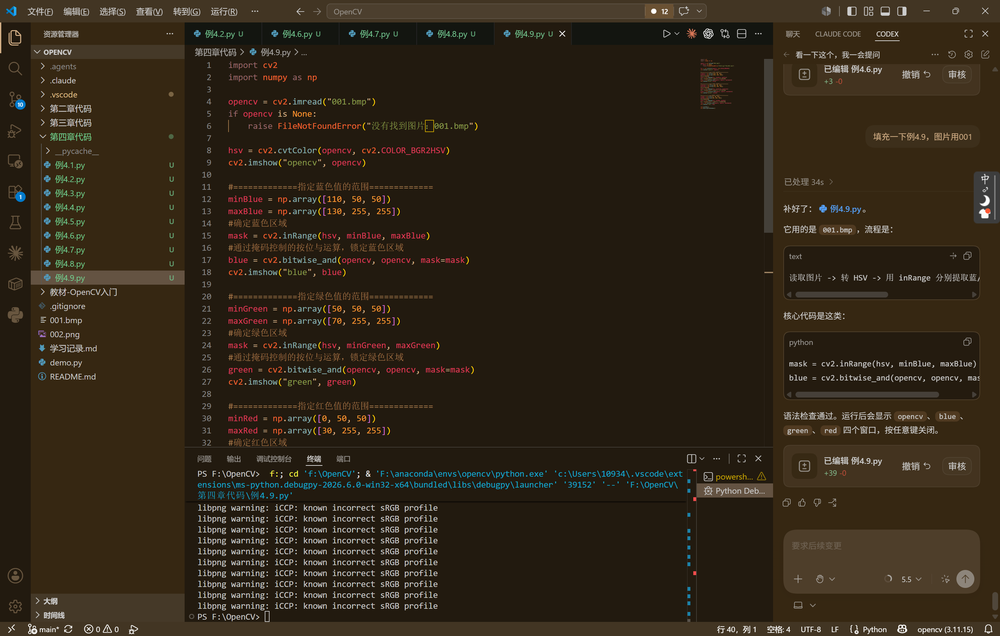
#> input picture 003.png, 1000 x 636 px, shrunk from 3120 x 1984 before the run, found by its file name
$ python '例4.13.py'
#> lines starting #> are read from the running program, lines starting #| are printed output that depends on the picture
import cv2

img = cv2.imread("003.png")
#> img is the input picture: shape (636, 1000, 3); mean B, G, R 24.2, 38.4, 48.7
if img is None:
    raise FileNotFoundError("没有找到图片：001.bmp")

#=============为BGR图像添加alpha通道=============
bgra = cv2.cvtColor(img, cv2.COLOR_BGR2BGRA)
b, g, r, a = cv2.split(bgra)
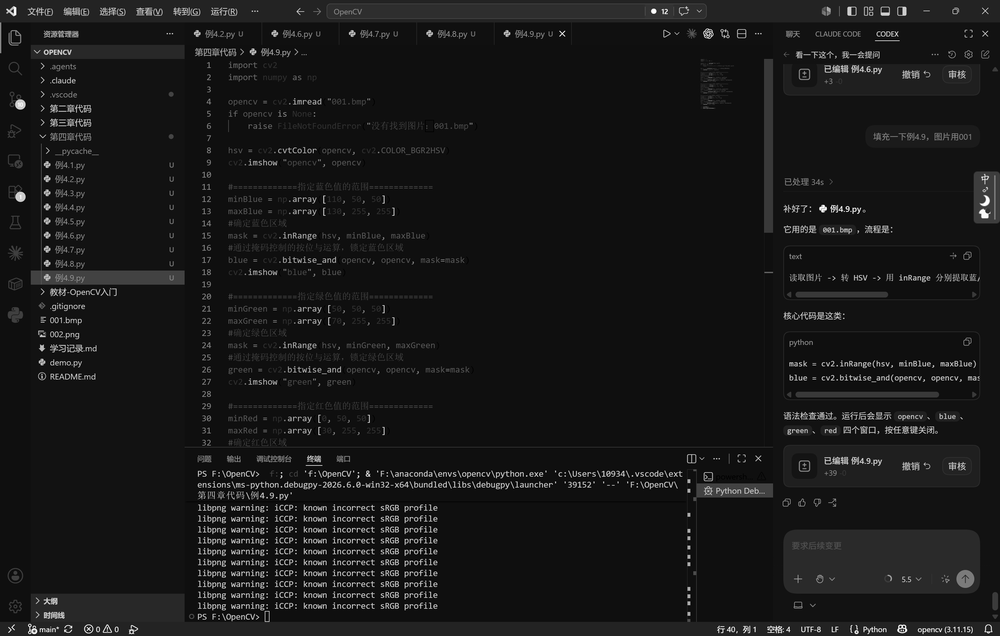
#> b: shape (636, 1000); min 0, max 255, mean 24.2
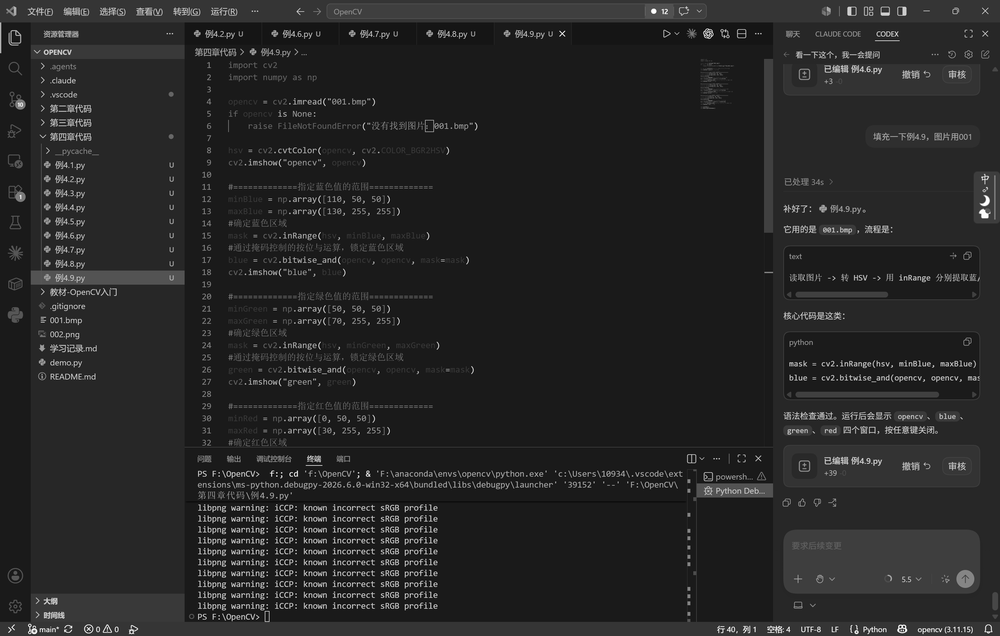
#> g: shape (636, 1000); min 0, max 255, mean 38.4
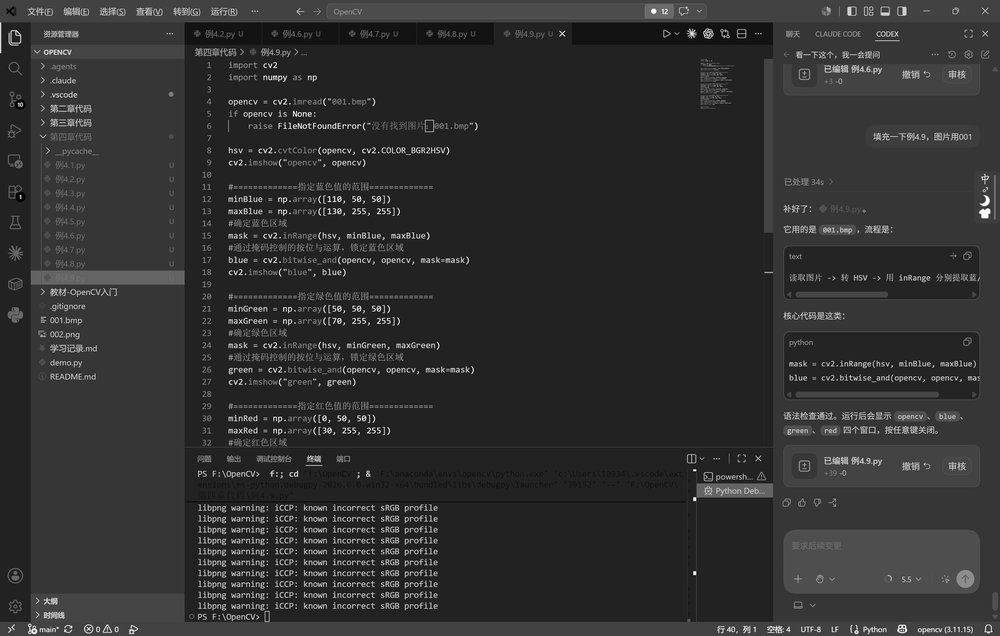
#> r: shape (636, 1000); min 0, max 255, mean 48.7
#> a: shape (636, 1000); every value is 255

#=============将alpha通道的值设置为125=============
a[:, :] = 125
#> a: shape (636, 1000); every value is 125
bgra125 = cv2.merge([b, g, r, a])

#=============将alpha通道的值设置为0=============
a[:, :] = 0
#> a: shape (636, 1000); every value is 0
bgra0 = cv2.merge([b, g, r, a])

cv2.imshow("img", img)
cv2.imshow("bgra", bgra)
cv2.imshow("bgra125", bgra125)
cv2.imshow("bgra0", bgra0)

cv2.waitKey()
cv2.destroyAllWindows()

$ run again, with 002.png copied over 003.png
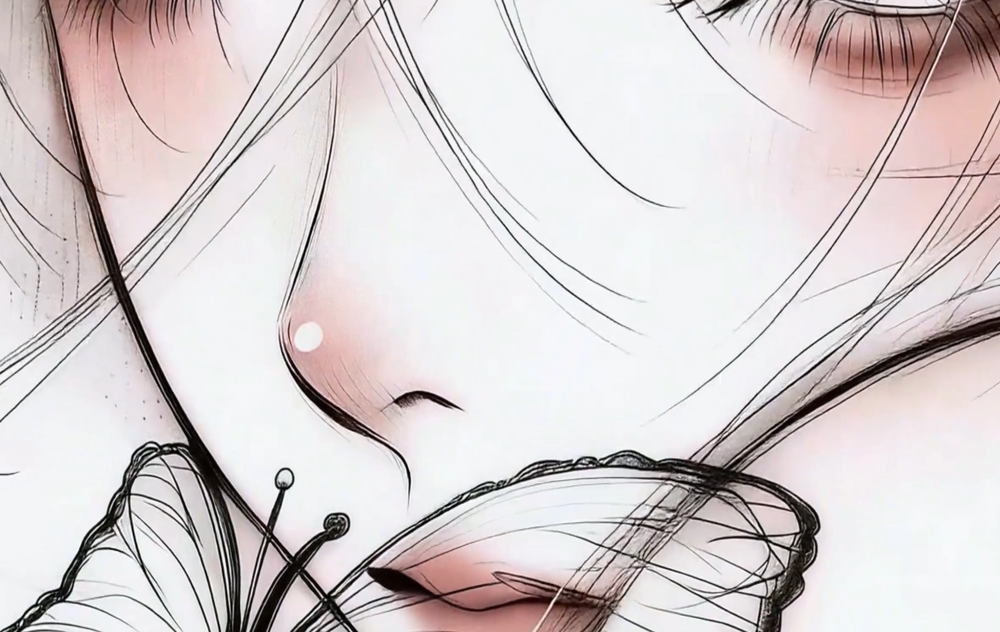
#> input picture 002.png, 1000 x 632 px, shrunk from 1918 x 1212 before the run, found by its file name
#> img is the input picture: shape (632, 1000, 3); mean B, G, R 208.3, 207.5, 215.3
#> `b, g, r, a = cv2.split(bgra)`:
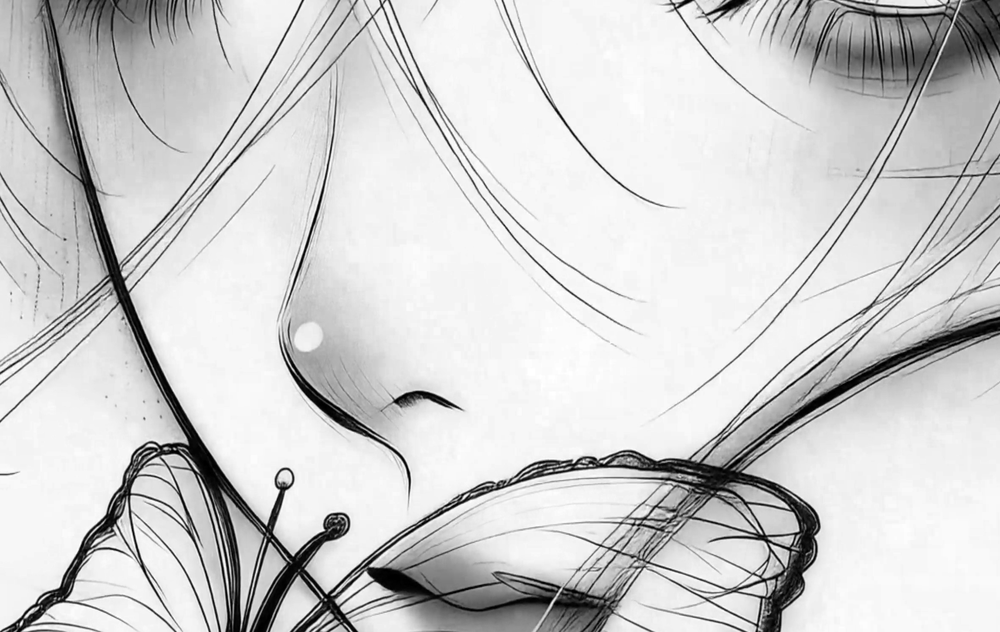
#> b: shape (632, 1000); min 0, max 255, mean 208.3
#> `b, g, r, a = cv2.split(bgra)`:
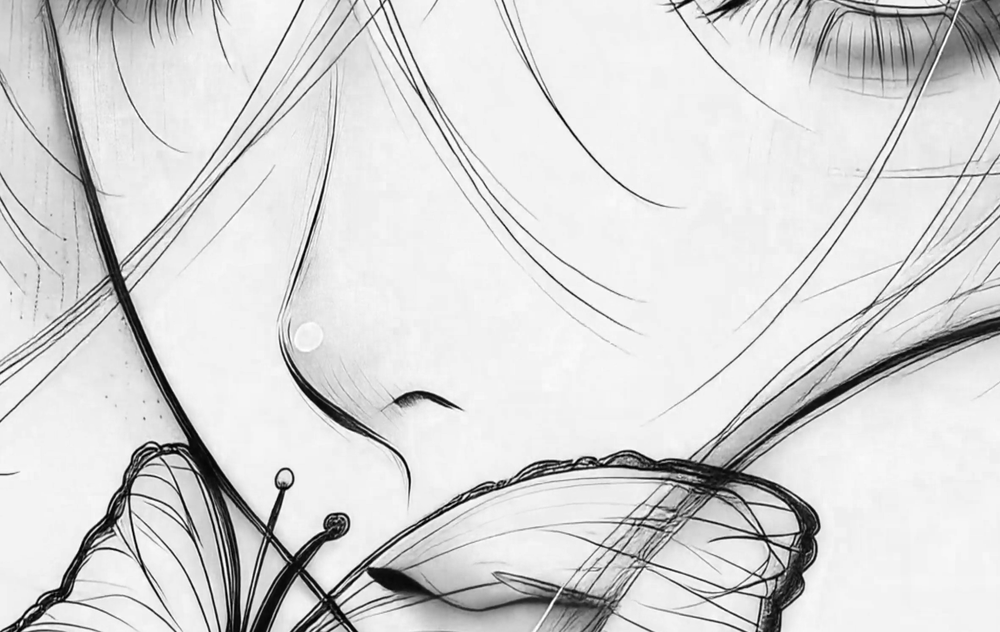
#> r: shape (632, 1000); min 0, max 255, mean 215.3

$ run again, with 001.bmp saved as 003.png
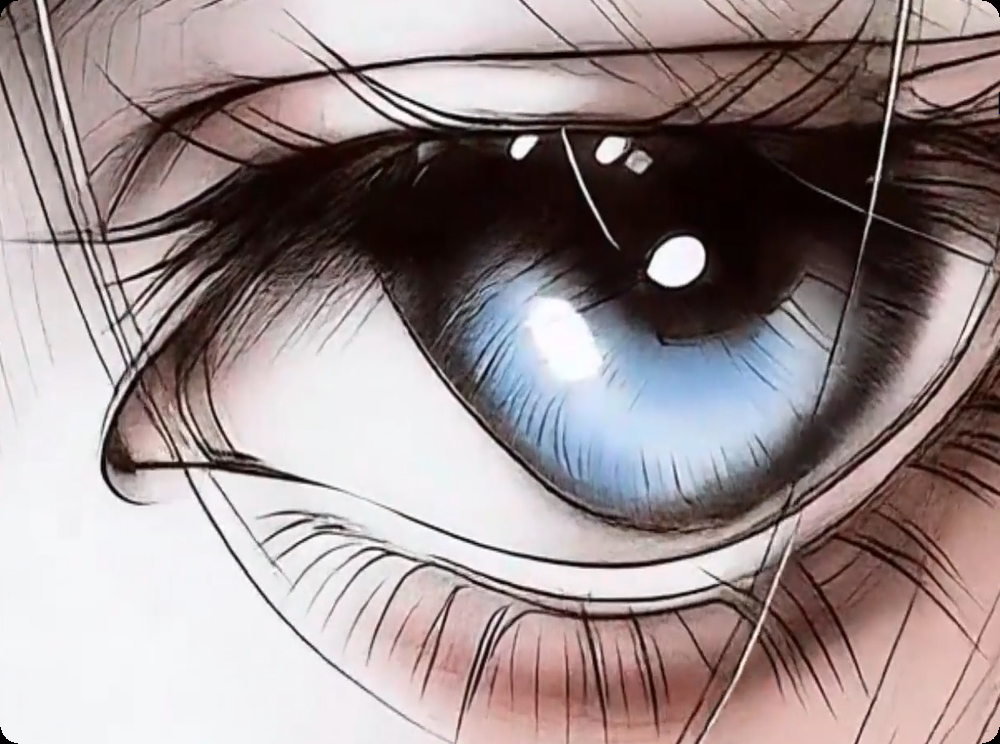
#> input picture 001.bmp, 1000 x 744 px, found by its file name
#> img is the input picture: shape (744, 1000, 3); mean B, G, R 142, 141.4, 154.7
#> `b, g, r, a = cv2.split(bgra)`:
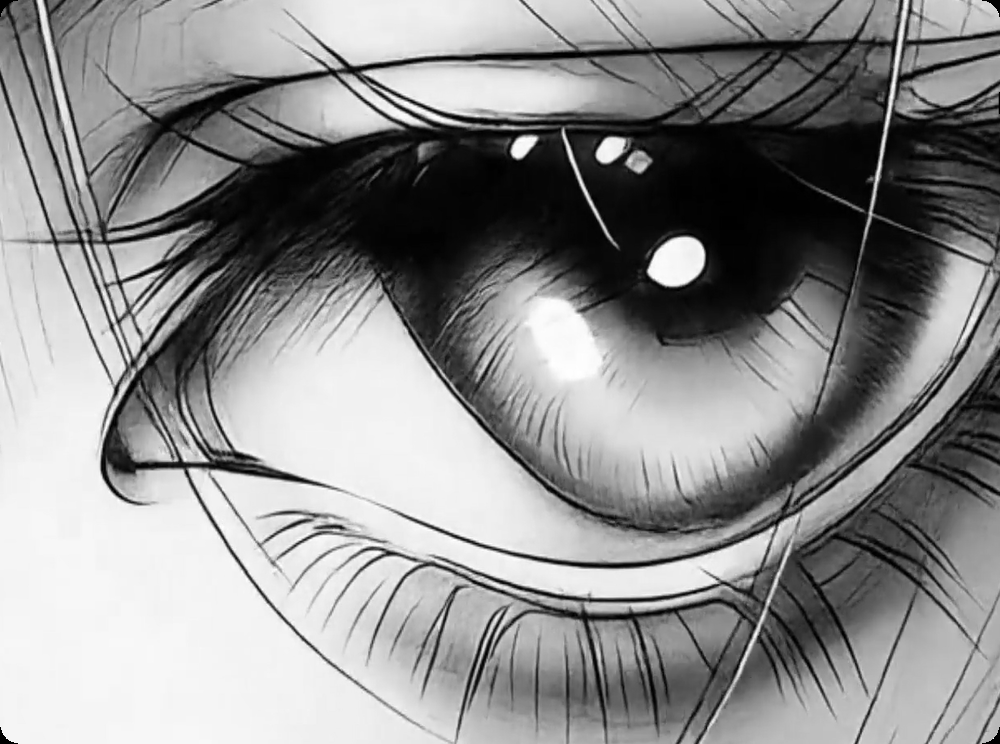
#> g: shape (744, 1000); min 0, max 255, mean 141.4
#> `b, g, r, a = cv2.split(bgra)`:
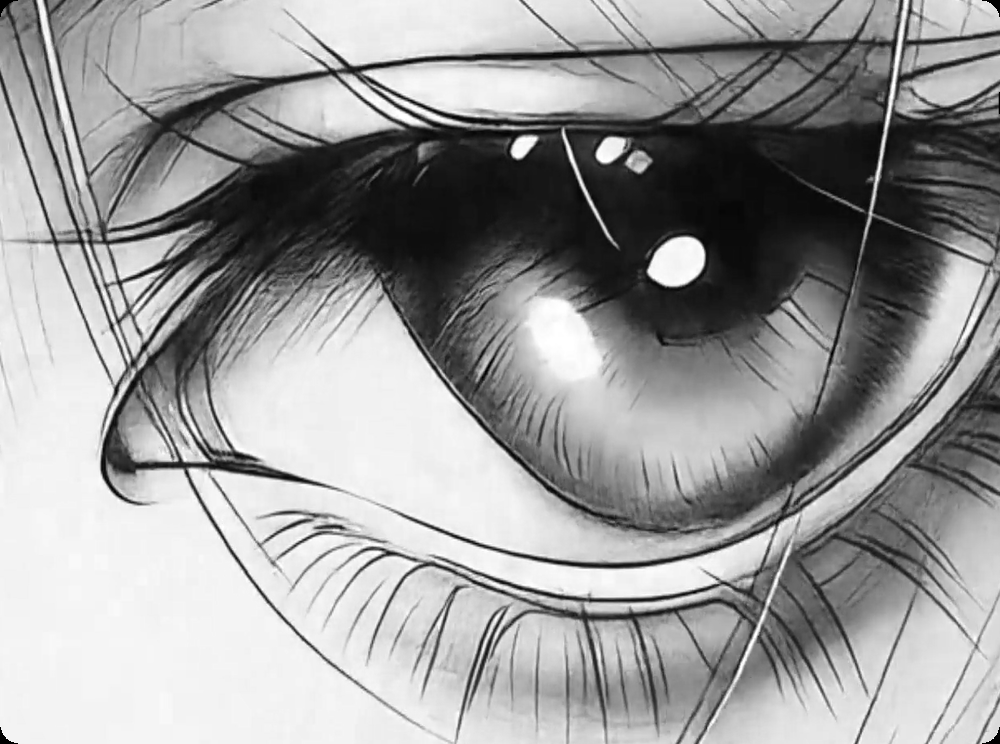
#> r: shape (744, 1000); min 0, max 255, mean 154.7
